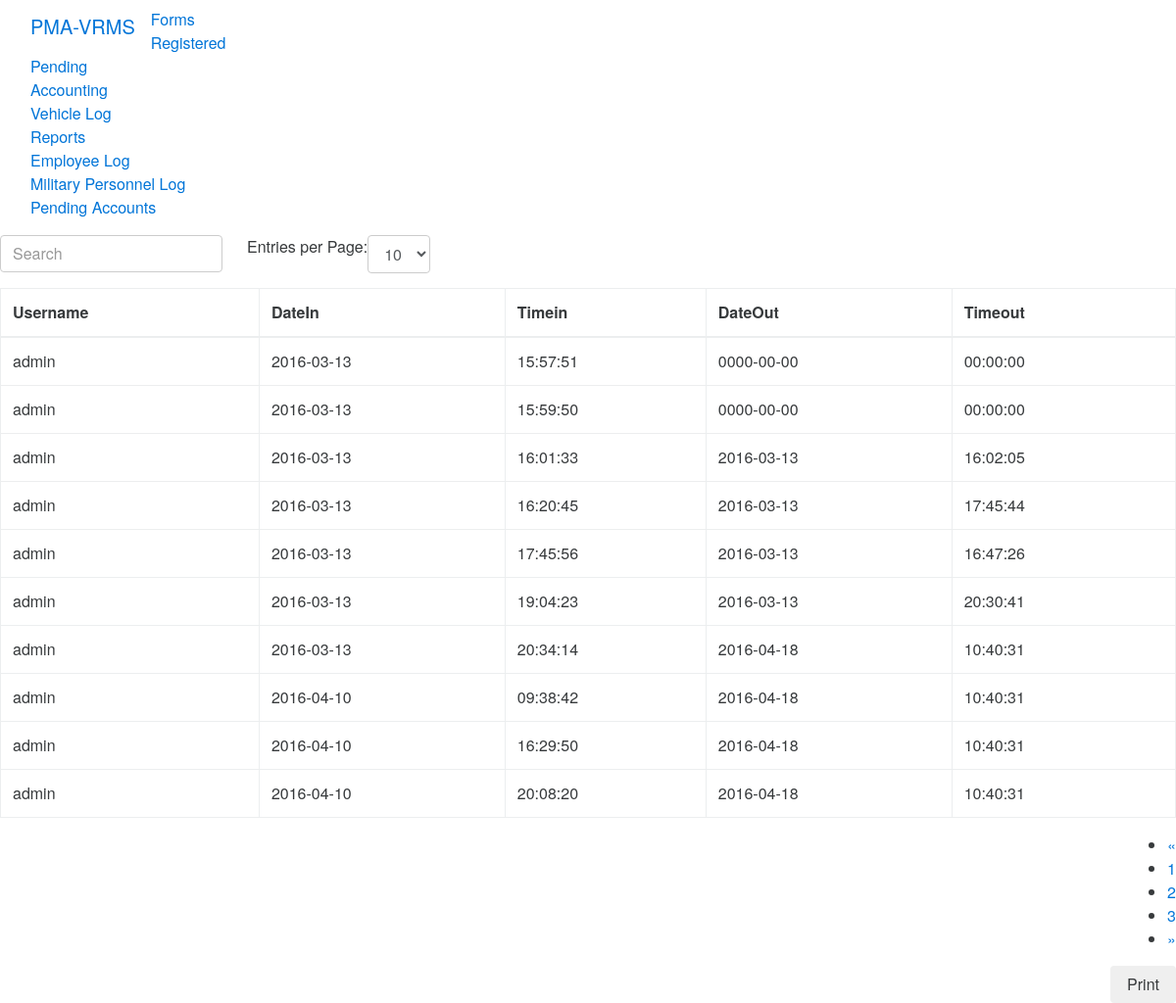
Page /new/login/militaryPersonnelLog.php on the committed database.
### tables this page shows
CREATE TABLE IF NOT EXISTS `client_userlog` (
  `logid` int(11) NOT NULL AUTO_INCREMENT,
  `username` varchar(30) NOT NULL,
  `datein` date NOT NULL,
  `timein` time NOT NULL,
  `dateout` date NOT NULL,
  `timeout` time NOT NULL,
  `flag` int(1) NOT NULL,
  PRIMARY KEY (`logid`)
);

### new/login/logic/registered_logic.php (called while the page is built, shortened)
<?php
	require_once('db/database.php');
	$database = new Database();
	$query = 'SELECT * FROM form1_applicantpd ORDER BY a_dateRegistered DESC';
	$database->execute($query);
	$query = 'SELECT * FROM form2_militarypd ORDER BY m_dateRegistered DESC';
	$database->execute($query);
	$query = "SELECT * FROM vehicle_information JOIN form1_applicantpd ON form1_applicantpd.a_vehicle_id = vehicle_information.vehicleId  WHERE form1_applicantpd.a_status='registered'  AND form1_applicantpd.a_renew_status = '1'";
	$database->execute($query);
	$query1 = "SELECT form2_militarypd.*, vehicle_information.* FROM form2_militarypd JOIN vehicle_information ON form2_militarypd.m_vehicle_id=vehicle_information.vehicleId WHERE form2_militarypd.m_status='registered' AND form2_militarypd.m_renew_status = '1'";
	$database->execute($query1);
	$query = 'SELECT * FROM client_log';
	$database->execute($query);
	$query = 'SELECT * FROM client_userlog';
	$database->execute($query);
	$mplogs = array();
?>

### new/login/db/database.php (called while the page is built, shortened)
<?php
	class Database{
		private $database;
		private function connect(){
			$host			= 'localhost';
			$username		= 'root';
			$password		= '';
			$database_name	= 'pma-vrms';
			$port			= 3306;
			$this->database = mysqli_connect($host, $username, $password, $database_name, $port);
		}
		public function execute($query){
			$this->result = mysqli_query($this->database, $query) OR die(mysqli_error($this->database));
		}
	}
?>

### new/login/militaryPersonnelLog.php (the view, shortened to what this page needs)
<!DOCTYPE html>
<html>
<head>
	<link rel="stylesheet" href="bootstrap/css/bootstrap.min.css">
	<link rel="stylesheet" href="bootstrap/css/font-awesome.min.css">
	<link rel="stylesheet" href="bootstrap/css/jquery.bdt.css">
	<link rel="stylesheet" type="text/css" href="css/fieldset.css">
</head>
	<body>
		<?php include('header/header.php'); ?>
		<?php include('logic/registered_logic.php'); ?>
		<div class="'container">
			<div class="row">
				<div class="col-md-12">
					<table class="table table-bordered table-hover" id="bootstrap-table">
						<thead>
							<th>Username</th>
							<th>DateIn</th>
							<th>Timein</th>
							<th>DateOut</th>
							<th>Timeout</th>
						</thead>
						<tbody>
							<?php
								foreach ($mplogs as $key => $mplog) {
									echo <<<DATA
										<tr id='report_$key'>
											<td style='display:none'>$mplog[logid]</td>
											<td>$mplog[username]</td>
											<td>$mplog[datein]</td>
											<td>$mplog[timein]</td>
											<td>$mplog[dateout]</td>
											<td>$mplog[timeout]</td>
										</tr>
DATA;
								}
							?>
						</tbody>
					</table>
					<button class="btn btn-default pull-right">Print</button>
				</div>
			</div>
		</div>
	</body>
</html>

### rows in the picture
client_userlog: username "admin", datein "2016-03-13", timein "15:57:51", dateout "0000-00-00", timeout "00:00:00"
client_userlog: username "admin", datein "2016-03-13", timein "15:59:50", dateout "0000-00-00", timeout "00:00:00"
client_userlog: username "admin", datein "2016-03-13", timein "16:01:33", dateout "2016-03-13", timeout "16:02:05"
client_userlog: username "admin", datein "2016-03-13", timein "16:20:45", dateout "2016-03-13", timeout "17:45:44"
client_userlog: username "admin", datein "2016-03-13", timein "17:45:56", dateout "2016-03-13", timeout "16:47:26"
client_userlog: username "admin", datein "2016-03-13", timein "19:04:23", dateout "2016-03-13", timeout "20:30:41"
client_userlog: username "admin", datein "2016-03-13", timein "20:34:14", dateout "2016-04-18", timeout "10:40:31"
client_userlog: username "admin", datein "2016-04-10", timein "09:38:42", dateout "2016-04-18", timeout "10:40:31"
client_userlog: username "admin", datein "2016-04-10", timein "16:29:50", dateout "2016-04-18", timeout "10:40:31"
client_userlog: username "admin", datein "2016-04-10", timein "20:08:20", dateout "2016-04-18", timeout "10:40:31"
